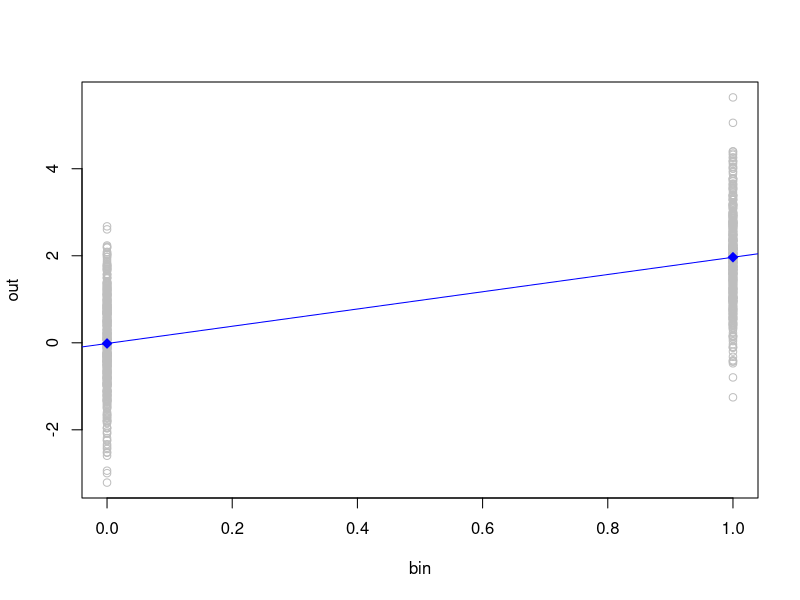
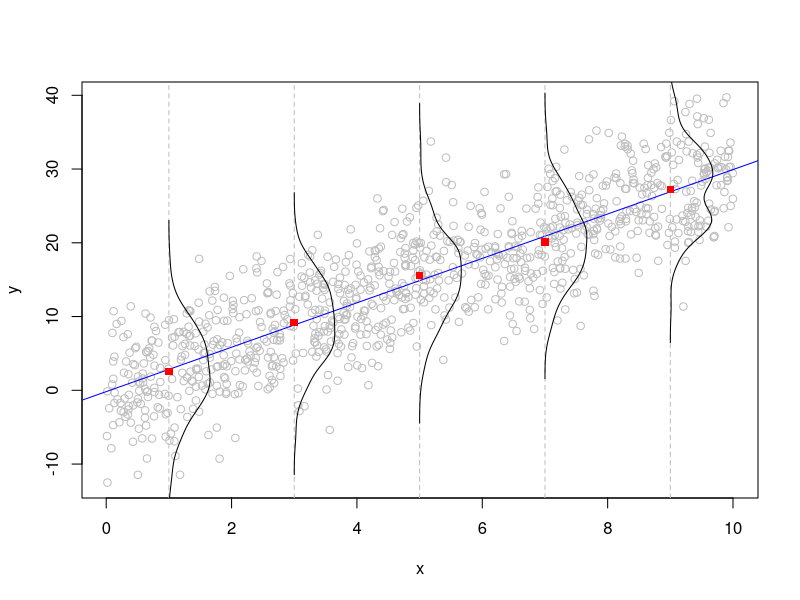
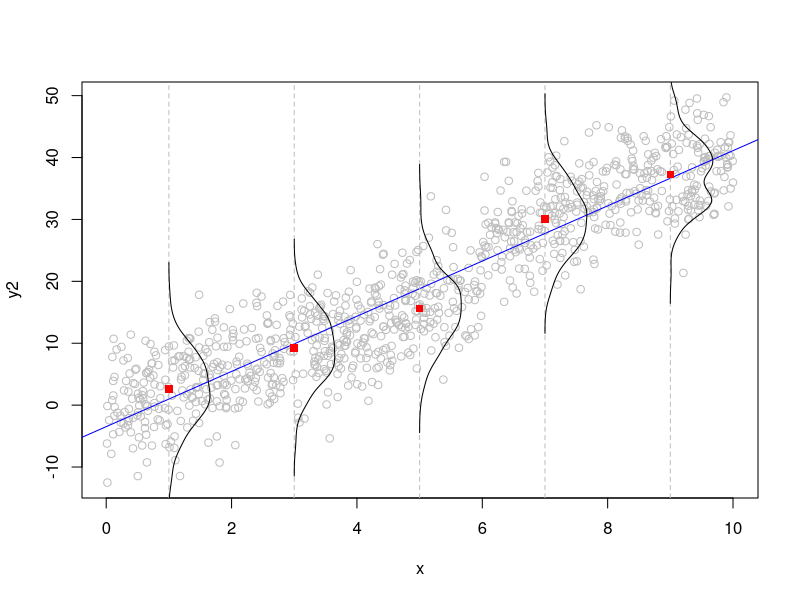
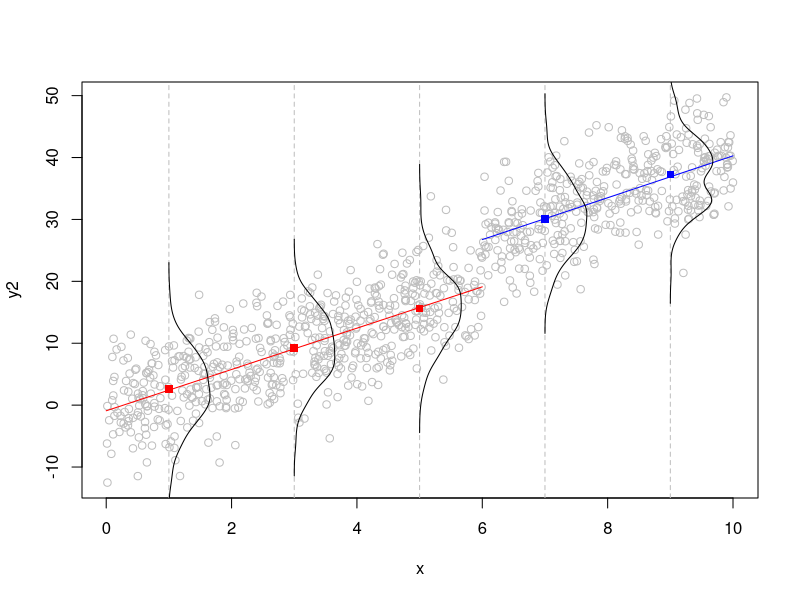
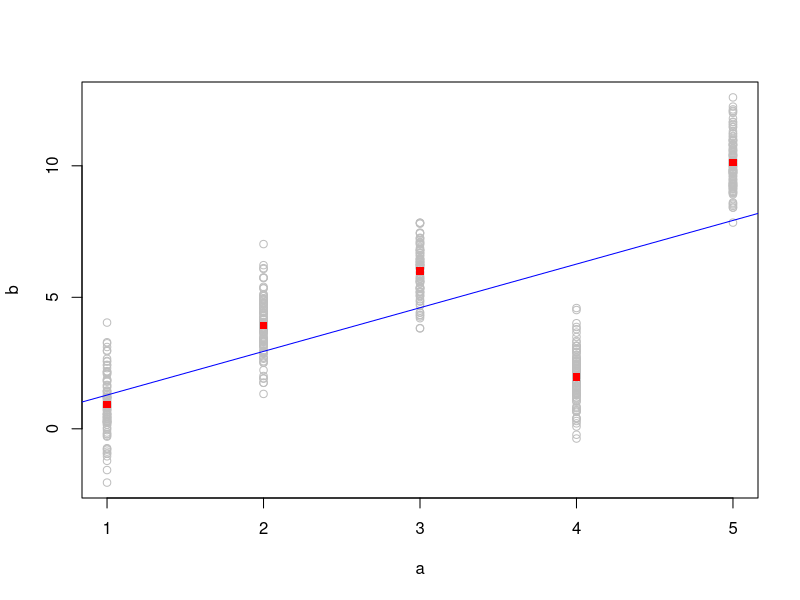
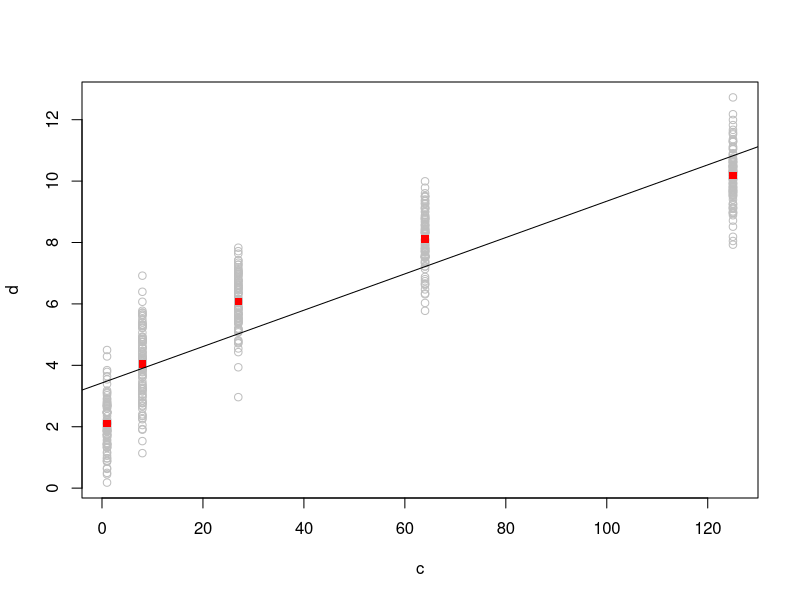
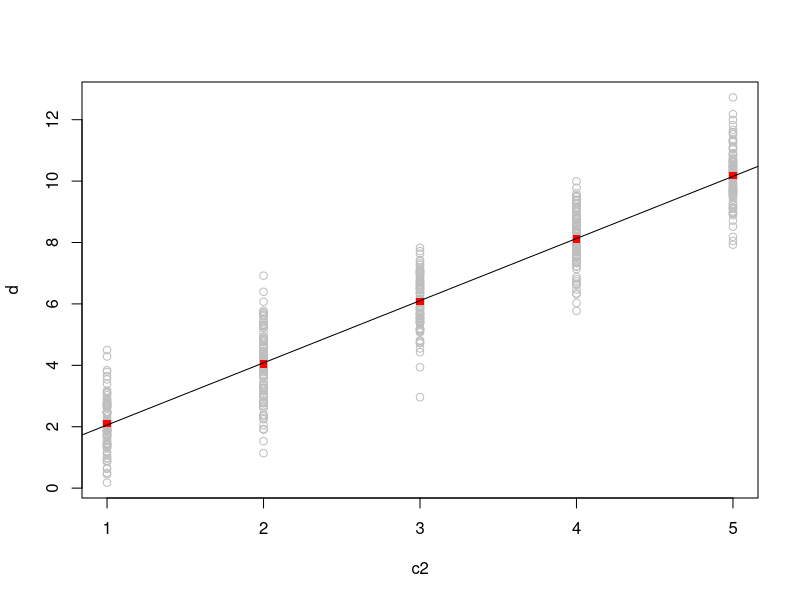
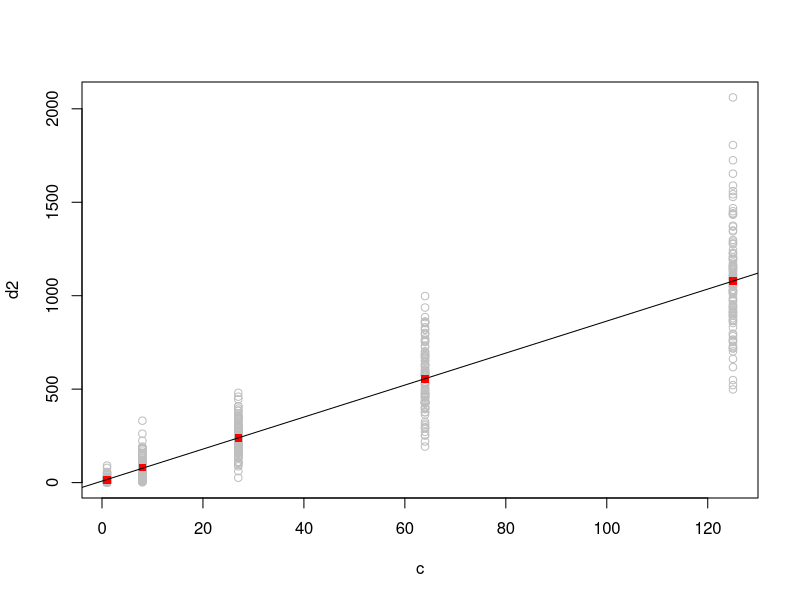

Recreate these plots in R, in order.
#' # Bivariate Regression #
#'
#' ## Regression on a binary covariate ##
#' The easiest way to understand bivariate regression is to view it as equivalent to a two-sample t-test.
#' Imagine we have a binary variable (like male/female or treatment/control):
set.seed(1)
bin <- rbinom(1000,1,.5)
#' Then we have an outcome that is influenced by that group:
out <- 2*bin + rnorm(1000)
#' We can use `by` to calculate the treatment group means:
by(out, bin, mean)
#' This translates to a difference of:
diff(by(out, bin, mean))
#' A two-sample t-test shows us whether there is a significant difference between the two groups:
t.test(out~bin)
#' If we run a linear regression, we find that the mean-difference is the same as the regression slope:
lm(out~bin)
#' And t-statistic (and its significance) for the regression slope matches that from the t.test:
summary(lm(out~bin))$coef[2,]
#' It becomes quite easy to see this visually in a plot of the regression:
plot(out~bin, col='gray')
points(0:1,by(out,bin,mean),col='blue',bg='blue',pch=23)
abline(coef(lm(out~bin)), col='blue')
#'
#'
#' ## Regression on a continuous covariate ##
#' A regression involving a continuous covariate is similar, but rather than representing the difference in means between two groups (with the covariate is binary), it represents the conditional mean of the outcome at each level of the covariate.
#' We can see this in some simple fake data:
set.seed(1)
x <- runif(1000,0,10)
y <- 3*x + rnorm(1000,0,5)
#' Here, we'll cut our covariate into five levels and estimate the density of the outcome `y` in each of those levels:
x1 <- ifelse(x<2,1,ifelse(x >=2 & x<4,2,ifelse(x >=4 & x<6,3,ifelse(x >=6 & x<8,4,ifelse(x >=8 & x<10,5,NA)))))
d1 <- density(y[x1==1])
d2 <- density(y[x1==2])
d3 <- density(y[x1==3])
d4 <- density(y[x1==4])
d5 <- density(y[x1==5])
#' We'll then use those values to show how the regression models the mean of `y` conditional on `x`. Let's start with the model:
m1 <- lm(y~x)
#' And then plot:
plot(x,y, col='gray')
# add the regression equation:
abline(coef(m1), col='blue')
# add the conditional densities:
abline(v=c(1,3,5,7,9), col='gray', lty=2)
points(1+d1$y*10, d1$x, type='l', col='black')
points(3+d2$y*10, d2$x, type='l', col='black')
points(5+d3$y*10, d3$x, type='l', col='black')
points(7+d4$y*10, d4$x, type='l', col='black')
points(9+d5$y*10, d5$x, type='l', col='black')
# add points representing conditional means:
points(1,mean(y[x1==1]), col='red', pch=15)
points(3,mean(y[x1==2]), col='red', pch=15)
points(5,mean(y[x1==3]), col='red', pch=15)
points(7,mean(y[x1==4]), col='red', pch=15)
points(9,mean(y[x1==5]), col='red', pch=15)
#'
#' As is clear, the regression line travels through the conditional means of `y` at each level of `x`. We can also see in the densities that `y` is approximately normally distributed at each value of `x` (because we made our data that way). These data thus nicely satisfy the assumptions for linear regression.
#'
#' Obviously, our data rarely satisfy those assumptions so nicely. We can modify our fake data to have less desirable properties and see how that affects our inference. Let's put a discontinuity in our `y` value by simply increasing it by 10 for all values of `x` greater than 6:
y2 <- y
y2[x>6] <- y[x>6] + 10
#' We can build a new model for these data:
m2 <- lm(y2~x)
#' Let's estimate the conditional densities, as we did above, but for the new data:
e1 <- density(y2[x1==1])
e2 <- density(y2[x1==2])
e3 <- density(y2[x1==3])
e4 <- density(y2[x1==4])
e5 <- density(y2[x1==5])
#' And then let's look at how that model fits the new data:
plot(x,y2, col='gray')
# add the regression equation:
abline(coef(m2), col='blue')
# add the conditional densities:
abline(v=c(1,3,5,7,9), col='gray', lty=2)
points(1+e1$y*10, e1$x, type='l', col='black')
points(3+e2$y*10, e2$x, type='l', col='black')
points(5+e3$y*10, e3$x, type='l', col='black')
points(7+e4$y*10, e4$x, type='l', col='black')
points(9+e5$y*10, e5$x, type='l', col='black')
# add points representing conditional means:
points(1,mean(y2[x1==1]), col='red', pch=15)
points(3,mean(y2[x1==2]), col='red', pch=15)
points(5,mean(y2[x1==3]), col='red', pch=15)
points(7,mean(y2[x1==4]), col='red', pch=15)
points(9,mean(y2[x1==5]), col='red', pch=15)
#' As should be clear in the plot, the line no longer goes through the conditional means (see, especially, the third density curve) because the outcome `y` is not a linear function of `x`.
#' To obtain a better fit, we can estimate two separate lines, one on each side of the discontinuing:
m3a <- lm(y2[x<=6] ~ x[x<=6])
m3b <- lm(y2[x>6] ~ x[x>6])
#' Now let's redraw our data and the plot for `x<=6` in red and the plot for `x>6` in blue:
plot(x,y2, col='gray')
segments(0,coef(m3a)[1],6,coef(m3a)[1]+6*coef(m3a)[2], col='red')
segments(6,coef(m3b)[1]+(6*coef(m3b)[2]),10,coef(m3b)[1]+10*coef(m3b)[2], col='blue')
# redraw the densities:
abline(v=c(1,3,5,7,9), col='gray', lty=2)
points(1+e1$y*10, e1$x, type='l', col='black')
points(3+e2$y*10, e2$x, type='l', col='black')
points(5+e3$y*10, e3$x, type='l', col='black')
points(7+e4$y*10, e4$x, type='l', col='black')
points(9+e5$y*10, e5$x, type='l', col='black')
# redraw points representing conditional means:
points(1,mean(y2[x1==1]), col='red', pch=15)
points(3,mean(y2[x1==2]), col='red', pch=15)
points(5,mean(y2[x1==3]), col='red', pch=15)
points(7,mean(y2[x1==4]), col='blue', pch=15)
points(9,mean(y2[x1==5]), col='blue', pch=15)
#' Our two new models `m3a` and `m3b` are better fits to the data because they satisfy the requirement that the regression line travel through the conditional means of `y`.
#' Thus, regardless of the form of our covariate(s), our regression models only provide valid inference if the regression line travels through the conditional mean of `y` for every value of `x`.
#'
#' ## Regression on a discrete covariate ##
#' Binary and continuous covariates are easy to model, but we often have data that are not binary or continuous, but instead are categorical. Building regression models with these kinds of variables gives us many options to consider. In particular, developing a model that points through the conditional means of the outcome can be more complicated because the relationship between the outcome and a categorical covariate (if treated as continuous) is unlikely to be linear. We then have to decide how best to model the data.
#' Let's start with some fake data to illustrate this:
a <- sample(1:5, 500, TRUE)
b <- numeric(length=500)
b[a==1] <- a[a==1] + rnorm(sum(a==1))
b[a==2] <- 2*a[a==2] + rnorm(sum(a==2))
b[a==3] <- 2*a[a==3] + rnorm(sum(a==3))
b[a==4] <- .5*a[a==4] + rnorm(sum(a==4))
b[a==5] <- 2*a[a==5] + rnorm(sum(a==5))
#' Let's treat `a` as a continuous covariate, assume the a-b relationship is linear, and build the corresponding linear regression model:
n1 <- lm(b~a)
#' We can see the relationship in the data by plotting `b` as a function of `a`:
plot(a,b,col='gray')
abline(coef(n1), col='blue')
# draw points representing conditional means:
points(1,mean(b[a==1]), col='red', pch=15)
points(2,mean(b[a==2]), col='red', pch=15)
points(3,mean(b[a==3]), col='red', pch=15)
points(4,mean(b[a==4]), col='red', pch=15)
points(5,mean(b[a==5]), col='red', pch=15)
#' Clearly, the regression line misses the conditional mean values of `b` at all values of `a`. Our model is therefore not very good.
#' To correct for this, we can either (1) attempt to transform our variables to force a straight-line (which probably isn't possible in this case, but might be if the relationship were curvilinear) or (2) convert the `a` covariate to a factor and thus model the relationship as a series of indicator (or "dummy") variables.
#'
#' ## Discrete covariate as factor ##
#' When we treat a discrete covariate as a factor, R automatically transforms the variable into a series of indicator variables during the estimation of the regression. Let's compare our original model to this new model:
# our original model (treating `a` as continuous):
summary(n1)
# our new model:
n2 <- lm(b ~ factor(a))
summary(n2)
#' Obviously, the regression output is quite different for the two models. For `n1`, we see the slope of the line we drew in the plot above. For `n2`, we instead see the slopes comparing `b` for `a==1` to `b` for all other levels of `a` (i.e., dummy coefficient slopes).
#' R defaults to taking the lowest factor level as the baseline, but we can change this by reordering the levels of the factor:
# a==5 as baseline:
summary(lm(b ~ factor(a, levels=5:1)))
# a==4 as baseline:
summary(lm(b ~ factor(a, levels=c(4,1,2,3,5))))
#' Another approach is model the regression without an intercept:
# a==1 as baseline with no intercept:
n3 <- lm(b ~ 0 + factor(a))
summary(n3)
#' In this model, the coefficients are exactly the conditionals of `b` for each value of `a`:
coef(n3) # coefficients
sapply(1:5, function(x) mean(b[a==x])) # conditional means
#' All of these models produce the same substantive inference, but might simplify interpretation in any particular situation.
#'
#' ##Variable transformations ##
#' Sometimes, rather than forcing the categorical variable to be a set of indicators through the use of `factor`, we can treat the covariate as continuous once we transform it or the outcome in some way.
#' Let's start with some fake data (based on our previous example):
c <- a^3
d <- 2*a + rnorm(length(a))
#' These data have a curvilinear relationship that is not well represented by a linear regression line:
plot(c,d,col='gray')
sapply(unique(c), function(x) points(x,mean(d[c==x]),col='red',pch=15))
abline(lm(d~c))
#' As before, we can model this by treating the covariate `c` as a factor and find that model gives us the conditional means of `d`:
coef(lm(d~0+factor(c))) # coefficients
sapply(sort(unique(c)), function(x) mean(d[c==x])) # conditional means
#' We can also obtain the same substantive inference by transforming the variable(s) to produce a linear fit. In this case, we know (because we made up the data) that there is a cubic relationship between `c` and `d`. If we make a new version of the covariate `c` that is the cube-root of `c`, we should be able to force a linear fit:
c2 <- c^(1/3)
plot(c2,d, col='gray')
sapply(unique(c2), function(x) points(x,mean(d[c2==x]),col='red',pch=15))
abline(lm(d~c2))
#' We could also transform the outcome `d` by taking it cubed:
d2 <- d^3
plot(c,d2, col='gray')
sapply(unique(c), function(x) points(x,mean(d2[c==x]),col='red',pch=15))
abline(lm(d2~c))
#' Again, the plot shows this transformation also produces a linear fit. Thus we can reasonably model the relationship between a discrete covariate and a continuous outcome in a number of ways that satisfy the basic assumption of drawing the regression line through the conditional means of the outcome.
#' 